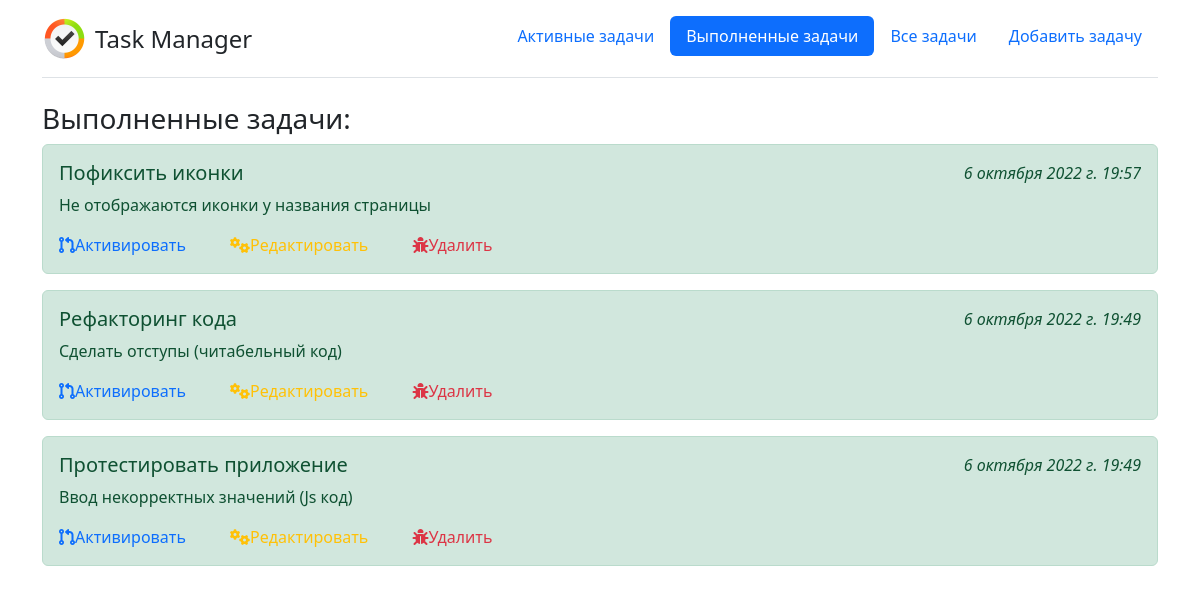
/didTask/, run on the app's committed database.
### Main/models.py (models this page shows, shortened)
class Task(models.Model):
    title = models.CharField(max_length=255, verbose_name='Название')
    task = models.TextField(verbose_name='Задача')
    time_create = models.DateTimeField(auto_now_add=True, verbose_name='Время создания')
    time_update = models.DateTimeField(auto_now=True, verbose_name='Время обновления')
    done = models.BooleanField(default=False, verbose_name='Статус')
    class Meta:
        verbose_name = 'Задача'
        verbose_name_plural = 'Задачи'

### Main/views.py (the view)
# urls.py: path('didTask/', DidTask.as_view(), name='didTask'),
class DidTask(ListView):
    model = Task
    template_name = 'Main/index.html'
    extra_context = {'title': 'Выполненные задачи'}
    context_object_name = 'tasks'
    def get_queryset(self):
        return Task.objects.filter(done=True).order_by('-time_update')

### Main/templates/Main/index.html
{% extends 'Main/base.html' %}
{% block body %}
  {% if title == 'Активные задачи' %}
    <h3>Активные задачи:</h3>
  {% elif title == 'Выполненные задачи' %}
    <h3>Выполненные задачи:</h3>
  {% elif title == 'Все задачи' %}
    <h3>Все задачи:</h3>
  {% endif %}
 {% if tasks %}
    {% for el in tasks %}
      {% if el.done %}
        <div class="alert alert-success mt-2">
      {% else %}
        <div class="alert alert-warning mt-2">
      {% endif %}
      <div class="hidd">
        <h5 class="position_left">{{ el.title |linebreaksbr }}</h5>
        <i class="position_right">{{ el.time_update }}</i>
      </div>
      <p>{{ el.task |linebreaksbr }}</p>
      {% if el.done == False %}
        <a href="{% url 'readyTask' el.pk %}" class="text-success" id="marg"><i class="fa-solid fa-folder-open"></i>Выполнено</a>
      {% else %}
        <a href="{% url 'activateTask' el.pk %}" class="text-primary" id="marg2"><i class="fa-solid fa-code-pull-request"></i>Активировать</a>
      {% endif %}
        <a href="{% url 'updateTask' el.pk %}" class="text-warning" id="marg3"><i class="fa-solid fa-gears"></i>Редактировать</a>
        <a href="{% url 'deleteTask' el.pk %}" class="text-danger"><i class="fa-solid fa-bug"></i>Удалить</a>
    </div>
    {% endfor %}
 {% else %}
   <h4 class="text-danger">Отсутствуют</h4>
   {% if page != 'Выполненные задачи' %}
     <a href="{% url 'addTask' %}">Добавить задачу</a>
   {% endif %}
 {% endif %}
{% endblock %}

### Main/static/Main/css/style.css (style rules this page uses)
a { text-decoration: none; }
.position_left { float: left; }
.position_right { float: right; }
.hidd { overflow: hidden; }
#marg2 { margin-right: 40px; }
#marg3 { margin-right: 40px; }

### data on the page
Task: title "Пофиксить иконки", time_update "6 октября 2022 г. 19:57", task "Не отображаются иконки у названия страницы", done True (drawn)
Task: title "Рефакторинг кода", time_update "6 октября 2022 г. 19:49", task "Сделать отступы (читабельный код)", done True (drawn)
Task: title "Протестировать приложение", time_update "6 октября 2022 г. 19:49", task "Ввод некорректных значений (Js код)", done True (drawn)
